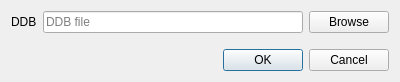
<?xml version="1.0" encoding="UTF-8"?>
<ui version="4.0">
 <class>PolarizationDialog</class>
 <widget class="QDialog" name="PolarizationDialog">
  <property name="geometry">
   <rect>
    <x>0</x>
    <y>0</y>
    <width>400</width>
    <height>82</height>
   </rect>
  </property>
  <property name="windowTitle">
   <string>Polarization properties</string>
  </property>
  <layout class="QVBoxLayout" name="verticalLayout">
   <item>
    <layout class="QFormLayout" name="formLayout">
     <item row="0" column="0">
      <widget class="QLabel" name="ddbLabel">
       <property name="text">
        <string>DDB</string>
       </property>
      </widget>
     </item>
     <item row="0" column="1">
      <layout class="QHBoxLayout" name="horizontalLayout">
       <item>
        <widget class="QLineEdit" name="ddb">
         <property name="readOnly">
          <bool>true</bool>
         </property>
         <property name="placeholderText">
          <string>DDB file</string>
         </property>
        </widget>
       </item>
       <item>
        <widget class="QPushButton" name="browse">
         <property name="text">
          <string>Browse</string>
         </property>
        </widget>
       </item>
      </layout>
     </item>
    </layout>
   </item>
   <item>
    <widget class="QDialogButtonBox" name="buttonBox">
     <property name="orientation">
      <enum>Qt::Horizontal</enum>
     </property>
     <property name="standardButtons">
      <set>QDialogButtonBox::Cancel|QDialogButtonBox::Ok</set>
     </property>
    </widget>
   </item>
  </layout>
 </widget>
 <resources/>
 <connections>
  <connection>
   <sender>buttonBox</sender>
   <signal>accepted()</signal>
   <receiver>PolarizationDialog</receiver>
   <slot>accept()</slot>
   <hints>
    <hint type="sourcelabel">
     <x>248</x>
     <y>254</y>
    </hint>
    <hint type="destinationlabel">
     <x>157</x>
     <y>274</y>
    </hint>
   </hints>
  </connection>
  <connection>
   <sender>buttonBox</sender>
   <signal>rejected()</signal>
   <receiver>PolarizationDialog</receiver>
   <slot>reject()</slot>
   <hints>
    <hint type="sourcelabel">
     <x>316</x>
     <y>260</y>
    </hint>
    <hint type="destinationlabel">
     <x>286</x>
     <y>274</y>
    </hint>
   </hints>
  </connection>
 </connections>
</ui>
